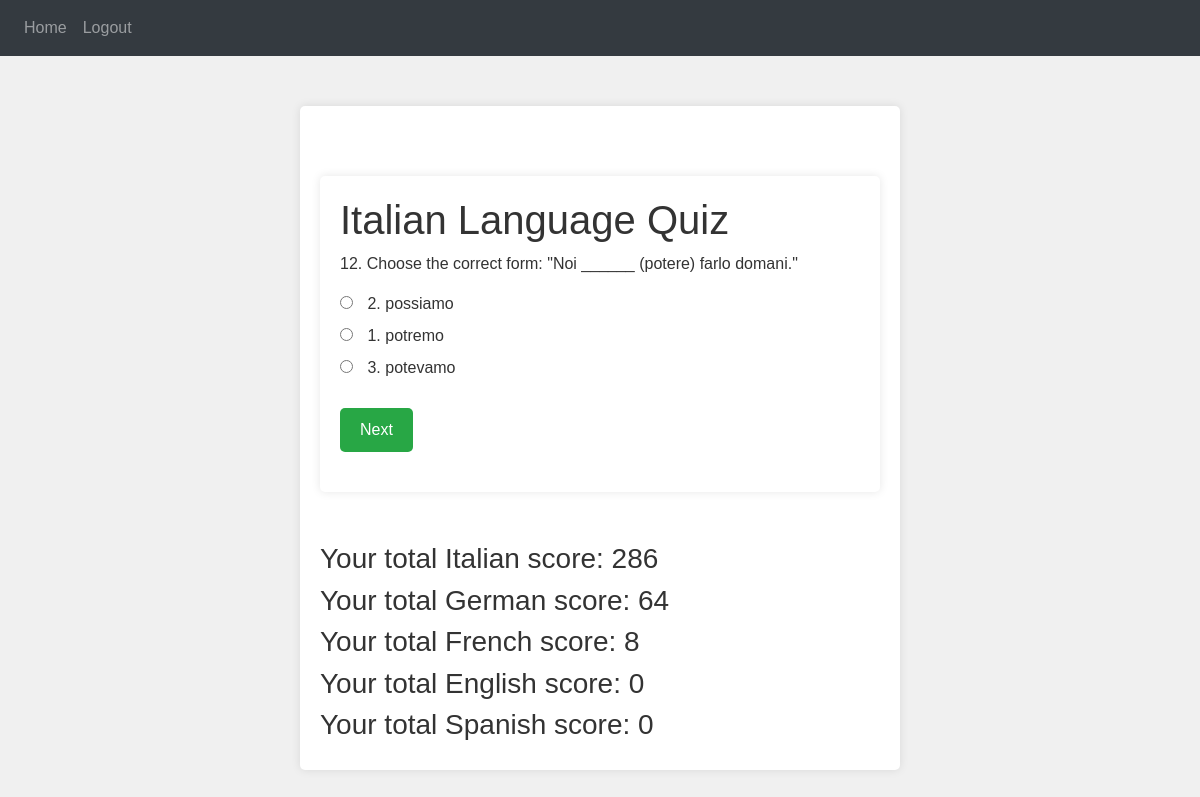
Page /quiz (signed in) on the committed database.
### website/models.py (models this page shows)
class Question(db.Model):
    id = db.Column(db.Integer, primary_key=True)
    question_text = db.Column(db.String(500))
    option_a = db.Column(db.String(200))
    option_b = db.Column(db.String(200))
    option_c = db.Column(db.String(200))
    correct_option = db.Column(db.String(2))  # Correct option among 'a', 'b', 'c'
    language = db.Column(db.String(50))  # To distinguish between languages
    qtype = db.Column(db.String(50))  # subject of question
    difficulty = db.Column(db.Integer)  # diffi 1-3

class User(db.Model, UserMixin):
    id = db.Column(db.Integer, primary_key=True)
    email = db.Column(db.String(150), unique=True)
    password = db.Column(db.String(150))
    first_name = db.Column(db.String(150))
    notes = db.relationship('Note')
    quiz_results = db.relationship('QuizResult', backref='user', lazy=True)
    total_score_it = db.Column(db.Integer, default=0)
    total_score_de = db.Column(db.Integer, default=0)
    total_score_fr = db.Column(db.Integer, default=0)
    total_score_en = db.Column(db.Integer, default=0)
    total_score_es = db.Column(db.Integer, default=0)

### website/views.py (the view, shortened to what this page needs)
@views.route('/quiz', methods=['GET', 'POST'])
@login_required
def quiz():
    language_map = {
        'it': 'Italian',
        'de': 'German',
        'fr': 'French',
        'en': 'English',
        'es': 'Spanish'
    }
    language = session.get('language', 'it')  # Default to 'it' if not set
    language_name = language_map.get(language, 'Italian')  # Default to 'Italian' if language code is not recognized
    question_ids = [q.id for q in Question.query.filter_by(language=language).all()]
    if len(question_ids) > 10:
        question_ids = random.sample(question_ids, 10)
        print(question_ids)
    questions = Question.query.filter(Question.id.in_(question_ids)).all()
    print(questions)
    for q in questions:
        options = [
            {'label': 'a', 'text': q.option_a},
            {'label': 'b', 'text': q.option_b},
            {'label': 'c', 'text': q.option_c}
        ]
        random.shuffle(options)
        q.shuffled_options = options
    return render_template('quiz.html', user=current_user, questions=questions, language_name=language_name)

### website/__init__.py (called while the page is built)
def create_app():
    app = Flask(__name__)
    app.config['SECRET_KEY'] = 'hjshjhdjah kjshkjdhjs'
    app.config['SQLALCHEMY_DATABASE_URI'] = f'sqlite:///{DB_NAME}'
    db.init_app(app)
    from .views import views
    from .auth import auth
    app.register_blueprint(views, url_prefix='/')
    app.register_blueprint(auth, url_prefix='/')
    from .models import User, Note
    with app.app_context():
        db.create_all()
    login_manager = LoginManager()
    login_manager.login_view = 'auth.login'
    login_manager.init_app(app)
    @login_manager.user_loader
    def load_user(id):
        return User.query.get(int(id))
    return app

### website/templates/quiz.html (shortened to what this page needs)
{% extends "base.html" %} {% block title %}{{ language_name }} Quiz{% endblock %} {% block content %}
<div class="container">
    <h1>{{ language_name }} Language Quiz</h1>
    {% for q in questions %}
    <div class="question {% if loop.first %}active{% endif %}" id="question{{ loop.index }}">
        <p>{{ q.question_text }}</p>
        <div class="answers">
            <label>
                <input type="radio" name="q{{ loop.index }}" value="{{ q.shuffled_options[0].label }}"> {{ q.shuffled_options[0].text }}
            </label><br>
            <label>
                <input type="radio" name="q{{ loop.index }}" value="{{ q.shuffled_options[1].label }}"> {{ q.shuffled_options[1].text }}
            </label><br>
            <label>
                <input type="radio" name="q{{ loop.index }}" value="{{ q.shuffled_options[2].label }}"> {{ q.shuffled_options[2].text }}
            </label><br>
        </div>
        {% if not loop.last %}
        <button class="btn" onclick="nextQuestion({{ loop.index }}, {{ q.id }}, '{{ q.language }}', '{{ q.qtype }}', '{{ q.difficulty }}')">Next</button>
    {% else %}
        <button class="btn" onclick="nextQuestion({{ 10 }}, {{ q.id }}, '{{ q.language }}', '{{ q.qtype }}', '{{ q.difficulty }}')">Next</button>
    {% endif %}
    </div>
    {% endfor %}
</div>
<div class="score-display">
  <h3>Your total Italian score: {{ user.total_score_it }}</h3>
</div>
<div class="score-display">
  <h3>Your total German score: {{ user.total_score_de }}</h3>
</div>
<div class="score-display">
  <h3>Your total French score: {{ user.total_score_fr }}</h3>
</div>
<div class="score-display">
  <h3>Your total English score: {{ user.total_score_en }}</h3>
</div>
<div class="score-display">
  <h3>Your total Spanish score: {{ user.total_score_es }}</h3>
</div>
{% endblock %}

### website/templates/base.html (shortened to what this page needs)
<!DOCTYPE html>
<html>
  <head>
    <link
      rel="stylesheet"
      href="https://stackpath.bootstrapcdn.com/font-awesome/4.7.0/css/font-awesome.min.css"
    />
    <link rel="stylesheet" href="https://maxcdn.bootstrapcdn.com/bootstrap/4.5.2/css/bootstrap.min.css">
  </head>
  <body>
    <nav class="navbar navbar-expand-lg navbar-dark bg-dark">
      <div class="collapse navbar-collapse" id="navbar">
        <div class="navbar-nav">
          {% if user.is_authenticated %}
          <a class="nav-item nav-link" id="home" href="/">Home</a>
          <a class="nav-item nav-link" id="logout" href="/logout">Logout</a>
          {% else %}
          <a class="nav-item nav-link" id="login" href="/login">Login</a>
          <a class="nav-item nav-link" id="signUp" href="/sign-up">Sign Up</a>
          {% endif %}
        </div>
      </div>
    </nav>
    <div class="container">{% block content %} {% endblock %}</div>
  </body>
</html>

### website/templates/quiz.html (style rules this page uses)
body { font-family: Arial, sans-serif; background-color: #f0f0f0; color: #333; margin: 0; }
.container { max-width: 600px; margin: 50px auto; padding: 20px; background-color: #fff; border-radius: 5px; box-shadow: 0 0 10px rgba(0, 0, 0, 0.1); }
.question { margin-bottom: 10px; display: none; }
.question.active { display: block; }
.answers { margin-bottom: 20px; }
.answers input { margin-right: 10px; }
.btn { padding: 10px 20px; background-color: #28a745; border: none; color: #fff; cursor: pointer; border-radius: 5px; }

### rows in the picture
Question: question_text "12. Choose the correct form: \"Noi ______ (potere) farlo domani.\"", option_b "2. possiamo", option_a "1. potremo", option_c "3. potevamo"
User: total_score_it "286", total_score_de "64", total_score_fr "8", total_score_en "0", total_score_es "0"

### other values in the picture
{{ language_name }} "Italian"
